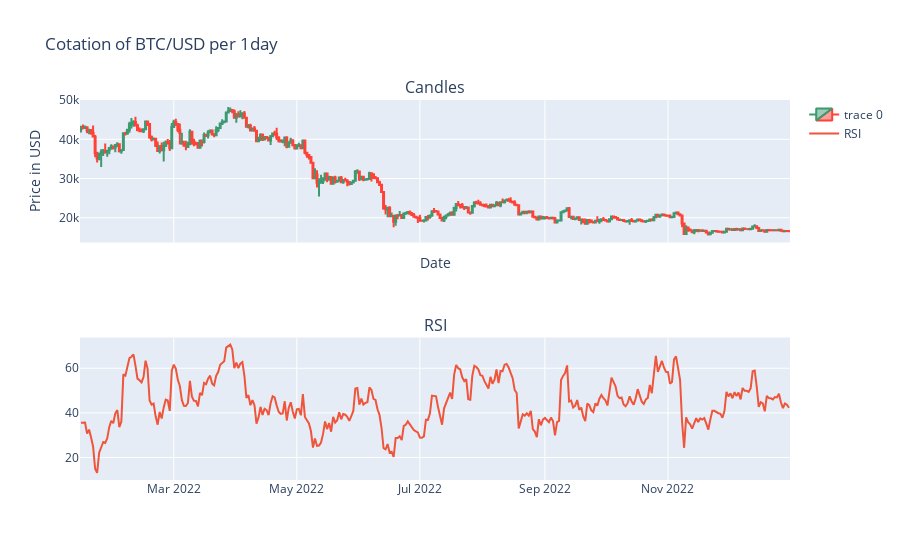

The notebook cell saved with this chart:
### Markdown cell above
#### ***RSI Indicator*** :

### Code cell
indicator = 'RSI'
visualize_with_indicator(final_data, symbol, interval, indicator)

### Figure 1 — Plotly figure (JSON) as saved in the notebook; plotly's stock layout.template omitted (floating-point values rounded to 4 significant figures; data arrays with more than 128 entries replaced by an {"elided": "..."} marker saying what was removed)
{"data": [{"close": {"elided": "352 float values"}, "high": {"elided": "352 float values"}, "low": {"elided": "352 float values"}, "open": {"elided": "352 float values"}, "type": "candlestick", "x": {"elided": "352 str values"}, "xaxis": "x", "yaxis": "y"}, {"mode": "lines", "name": "RSI", "type": "scatter", "x": {"elided": "352 str values"}, "xaxis": "x2", "y": {"elided": "352 float values"}, "yaxis": "y2"}], "layout": {"annotations": [{"font": {"size": 16}, "showarrow": false, "text": "Candles", "x": 0.5, "xanchor": "center", "xref": "paper", "y": 1, "yanchor": "bottom", "yref": "paper"}, {"font": {"size": 16}, "showarrow": false, "text": "RSI", "x": 0.5, "xanchor": "center", "xref": "paper", "y": 0.375, "yanchor": "bottom", "yref": "paper"}], "autosize": true, "title": {"text": "Cotation of BTC/USD per 1day"}, "xaxis": {"anchor": "y", "autorange": true, "domain": [0, 1], "matches": "x2", "range": ["2022-01-13 12:00", "2022-12-31 12:00"], "rangeslider": {"visible": false, "yaxis": {}}, "showticklabels": false, "title": {"text": "Date"}, "type": "date"}, "xaxis2": {"anchor": "y2", "autorange": true, "domain": [0, 1], "range": ["2022-01-13 12:00", "2022-12-31 12:00"], "type": "date"}, "yaxis": {"anchor": "x", "autorange": true, "domain": [0.625, 1], "range": [13680.0, 50030.0], "title": {"text": "Price in USD"}}, "yaxis2": {"anchor": "x2", "autorange": true, "domain": [0, 0.375], "range": [9.928, 73.77], "type": "linear"}}}
